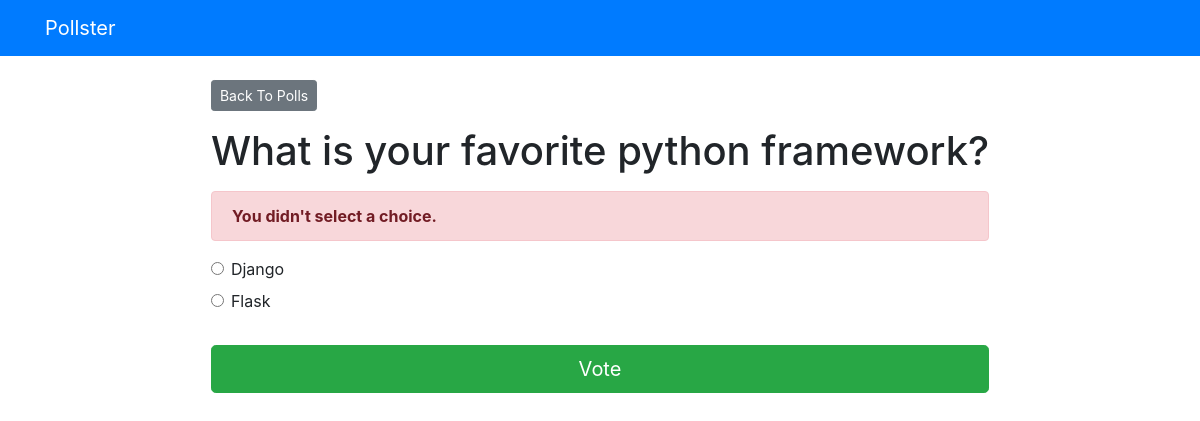
/polls/2/vote/, run on the app's committed database.
### polls/models.py (models this page shows, shortened)
class Question(models.Model):
    question_text = models.CharField(max_length=200)
    pub_date = models.DateTimeField('dat published')

class Choice(models.Model):
    question = models.ForeignKey(Question, on_delete=models.CASCADE)
    choice_text = models.CharField(max_length=200)
    votes = models.IntegerField(default=0)

### polls/views.py (the view)
# urls.py: path('<int:question_id>/vote/', views.vote, name='vote'),
def vote(request, question_id):
    question = get_object_or_404(Question, pk=question_id)
    try:
        selected_choice = question.choice_set.get(pk=request.POST['choice'])
    except (KeyError, Choice.DoesNotExist):
        return render(request, 'polls/detail.html', {'question':question,
        'error_message':"You didn't select a choice.",})
    else:
        selected_choice.votes += 1
        selected_choice.save()
        return HttpResponseRedirect(reverse('polls:results', args=(question.id, )))

### templates/polls/detail.html (shortened to what this page needs)
{% extends 'base.html' %}
{% block content %}
<a class = "btn btn-secondary btn-sm mb-3" href = "{% url 'polls:index' %}" > Back To Polls </a >
<h1 class = "text-center mb-3" > {{question.question_text}} </h1 >
{% if error_message %}
<p class = "alert alert-danger" >
<strong > {{error_message}} </strong >
</p >
{% endif %}
<form action = "{% url 'polls:vote' question.id %}" method = "post" >
    {% for choice in question.choice_set.all %}
    <div class = "form-check" >
    <input type = "radio" name = "choice" class = "form-check-input" id = "choice{{ forloop.counter }}"
    value = "{{ choice.id }}"/>
    <label for = "choice{{ forloop.counter }}" > {{choice.choice_text}} </label >
    </div >
    {% endfor %}
    <input type = "submit" value = "Vote" class = "btn btn-success btn-lg btn-block mt-4" />
</form >
{% endblock %}

### data on the page
Question: question_text "What is your favorite python framework?"
Choice: choice_text "Django"
Choice: choice_text "Flask"

### other printed values
{{ error_message }} "You didn't select a choice."
